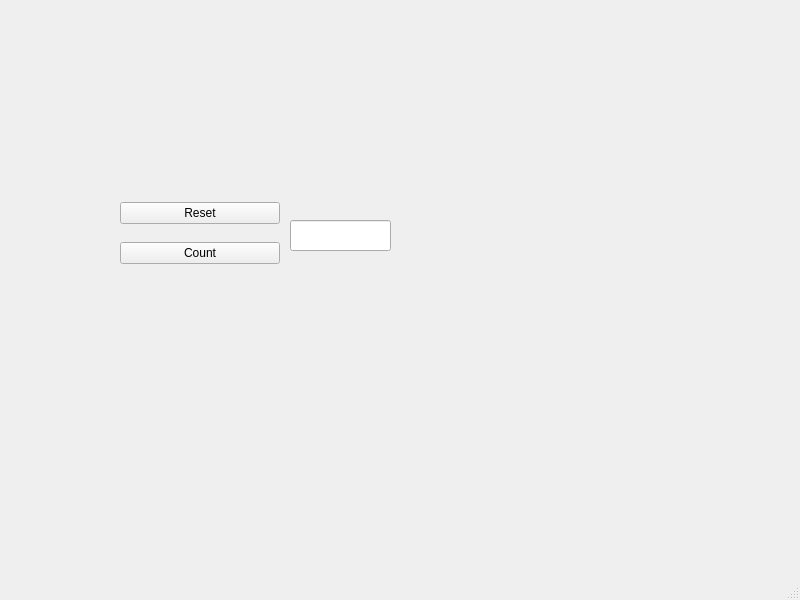
<?xml version="1.0" encoding="UTF-8"?>
<ui version="4.0">
 <class>MainWindow</class>
 <widget class="QMainWindow" name="MainWindow">
  <property name="geometry">
   <rect>
    <x>0</x>
    <y>0</y>
    <width>800</width>
    <height>600</height>
   </rect>
  </property>
  <property name="windowTitle">
   <string>MainWindow</string>
  </property>
  <widget class="QWidget" name="centralwidget">
   <widget class="QWidget" name="verticalLayoutWidget">
    <property name="geometry">
     <rect>
      <x>120</x>
      <y>190</y>
      <width>160</width>
      <height>86</height>
     </rect>
    </property>
    <layout class="QVBoxLayout" name="verticalLayout">
     <item>
      <widget class="QPushButton" name="resetButton">
       <property name="text">
        <string>Reset</string>
       </property>
      </widget>
     </item>
     <item>
      <widget class="QPushButton" name="countButton">
       <property name="text">
        <string>Count</string>
       </property>
      </widget>
     </item>
    </layout>
   </widget>
   <widget class="QLineEdit" name="lineEdit">
    <property name="geometry">
     <rect>
      <x>290</x>
      <y>220</y>
      <width>101</width>
      <height>31</height>
     </rect>
    </property>
   </widget>
  </widget>
  <widget class="QMenuBar" name="menubar">
   <property name="geometry">
    <rect>
     <x>0</x>
     <y>0</y>
     <width>800</width>
     <height>21</height>
    </rect>
   </property>
  </widget>
  <widget class="QStatusBar" name="statusbar"/>
 </widget>
 <resources/>
 <connections/>
</ui>
